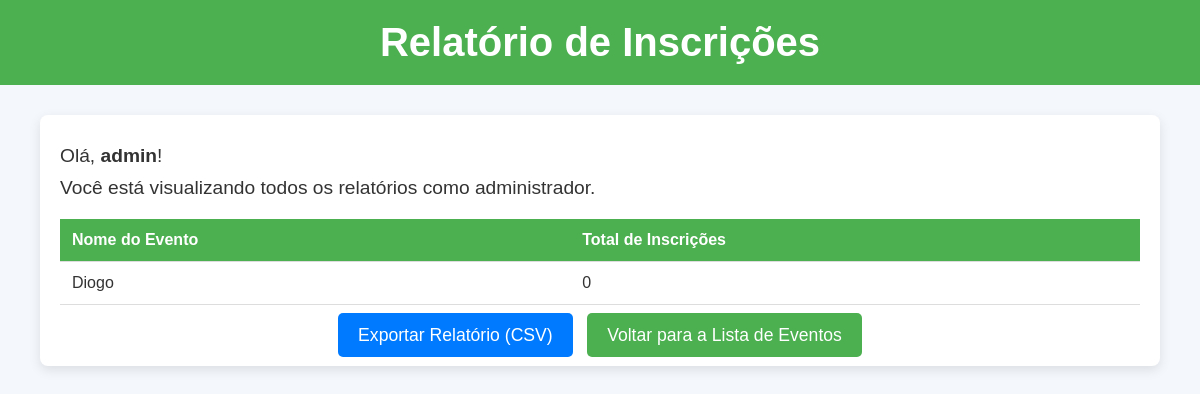
Before: /events/relatorio/inscricoes/ (signed in) with the older database file.
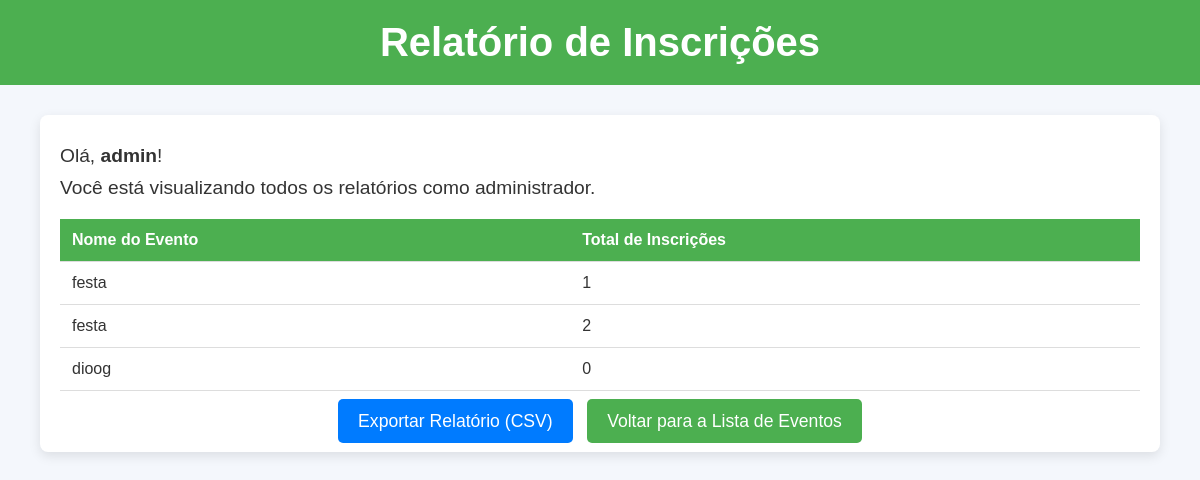
After: the same page with the newer database file.
### events/models.py (models this page shows, shortened)
class Evento(models.Model):
    nome = models.CharField(max_length=200)
    descricao = models.TextField()
    data_inicio = models.DateTimeField()
    data_fim = models.DateTimeField()
    local = models.CharField(max_length=255)
    organizador = models.ForeignKey(User, on_delete=models.CASCADE, default=1)
    class Meta:
        verbose_name = 'Evento'
        verbose_name_plural = 'Eventos'
        ordering = ['data_inicio']

### events/views.py (the view, shortened to what this page needs)
# urls.py: path('relatorio/inscricoes/', relatorio_inscricoes, name='relatorio_inscricoes'),
@login_required
def relatorio_inscricoes(request):
    if request.user.is_staff:
        relatorios = Relatorio.objects.all()
    else:
        relatorios = Relatorio.objects.filter(usuario=request.user)
    eventos = Evento.objects.filter(organizador=request.user).annotate(total_inscricoes=Count('inscricoes')) if not request.user.is_staff else Evento.objects.annotate(total_inscricoes=Count('inscricoes'))
    relatorio = [{'evento': evento.nome, 'total_inscricoes': evento.total_inscricoes} for evento in eventos]
    return render(request, 'events/relatorio_inscricoes.html', {'relatorio': relatorio})

### events/templates/events/relatorio_inscricoes.html (shortened to what this page needs)
<!DOCTYPE html>
<html lang="pt-br">
<head>
</head>
<body>
    <header>
        <h1>Relatório de Inscrições</h1>
    </header>
    <div class="container">
        <div class="intro">
            <p>Olá, <strong>{{ user.username }}</strong>!</p>
            {% if user.is_staff %}
            <p>Você está visualizando todos os relatórios como administrador.</p>
            {% else %}
            <p>Você está visualizando seu próprio relatório de inscrições.</p>
            {% endif %}
        </div>
        <table>
            <thead>
                <tr>
                    <th>Nome do Evento</th>
                    <th>Total de Inscrições</th>
                </tr>
            </thead>
            <tbody>
                {% for item in relatorio %}
                <tr>
                    <td>{{ item.evento }}</td>
                    <td>{{ item.total_inscricoes }}</td>
                </tr>
                {% empty %}
                <tr>
                    <td colspan="2" style="text-align: center;">Nenhum relatório disponível.</td>
                </tr>
                {% endfor %}
            </tbody>
        </table>
        <div class="button-container">
            <a href="?exportar=1" class="export-btn">Exportar Relatório (CSV)</a>
            <a href="{% url 'lista_eventos' %}" class="back-btn">Voltar para a Lista de Eventos</a>
        </div>
    </div>
</body>
</html>

Changed rows visible on the page:
removed Evento: evento "Diogo"
added Evento: evento "festa"
added Evento: evento "festa"
added Evento: evento "dioog"
Other visible differences:
new list line: "1"
new list line: "2"
new list line: "0"
list line gone: "0"
